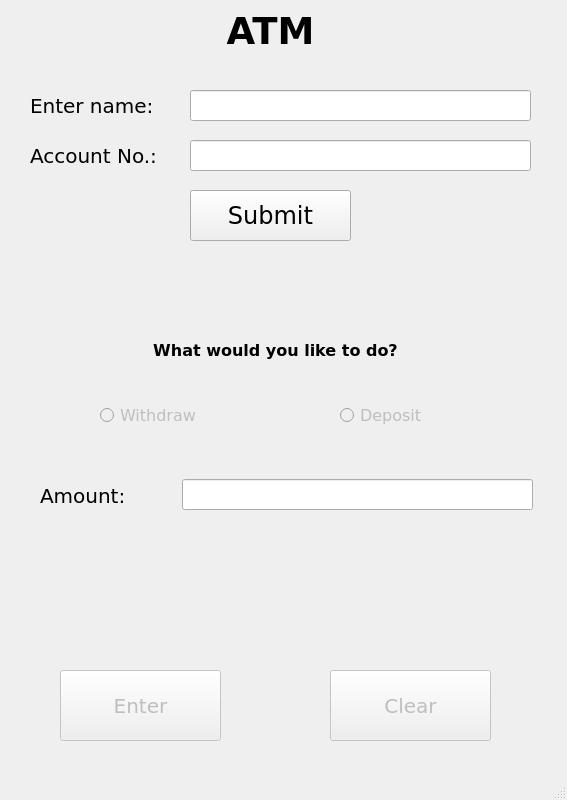
<?xml version="1.0" encoding="UTF-8"?>
<ui version="4.0">
 <class>MainWindow</class>
 <widget class="QMainWindow" name="MainWindow">
  <property name="geometry">
   <rect>
    <x>0</x>
    <y>0</y>
    <width>567</width>
    <height>800</height>
   </rect>
  </property>
  <property name="minimumSize">
   <size>
    <width>567</width>
    <height>800</height>
   </size>
  </property>
  <property name="maximumSize">
   <size>
    <width>567</width>
    <height>800</height>
   </size>
  </property>
  <property name="font">
   <font>
    <pointsize>8</pointsize>
   </font>
  </property>
  <property name="windowTitle">
   <string>ATM Window</string>
  </property>
  <widget class="QWidget" name="centralwidget">
   <widget class="QLabel" name="label_header">
    <property name="geometry">
     <rect>
      <x>200</x>
      <y>0</y>
      <width>141</width>
      <height>61</height>
     </rect>
    </property>
    <property name="font">
     <font>
      <family>Verdana</family>
      <pointsize>28</pointsize>
      <weight>75</weight>
      <bold>true</bold>
     </font>
    </property>
    <property name="text">
     <string>ATM</string>
    </property>
    <property name="alignment">
     <set>Qt::AlignCenter</set>
    </property>
   </widget>
   <widget class="QLineEdit" name="entry_name">
    <property name="geometry">
     <rect>
      <x>190</x>
      <y>90</y>
      <width>341</width>
      <height>31</height>
     </rect>
    </property>
   </widget>
   <widget class="QLabel" name="label_name">
    <property name="geometry">
     <rect>
      <x>30</x>
      <y>90</y>
      <width>131</width>
      <height>31</height>
     </rect>
    </property>
    <property name="font">
     <font>
      <family>Verdana</family>
      <pointsize>15</pointsize>
     </font>
    </property>
    <property name="text">
     <string>Enter name:</string>
    </property>
   </widget>
   <widget class="QPushButton" name="button_name">
    <property name="geometry">
     <rect>
      <x>190</x>
      <y>190</y>
      <width>161</width>
      <height>51</height>
     </rect>
    </property>
    <property name="font">
     <font>
      <family>Verdana</family>
      <pointsize>18</pointsize>
     </font>
    </property>
    <property name="text">
     <string>Submit</string>
    </property>
   </widget>
   <widget class="QLabel" name="label_name_output">
    <property name="geometry">
     <rect>
      <x>90</x>
      <y>250</y>
      <width>401</width>
      <height>81</height>
     </rect>
    </property>
    <property name="font">
     <font>
      <family>Verdana</family>
      <pointsize>12</pointsize>
     </font>
    </property>
    <property name="text">
     <string/>
    </property>
    <property name="alignment">
     <set>Qt::AlignCenter</set>
    </property>
   </widget>
   <widget class="QLabel" name="label_option">
    <property name="geometry">
     <rect>
      <x>140</x>
      <y>320</y>
      <width>271</width>
      <height>61</height>
     </rect>
    </property>
    <property name="font">
     <font>
      <family>Verdana</family>
      <pointsize>12</pointsize>
      <weight>75</weight>
      <bold>true</bold>
     </font>
    </property>
    <property name="text">
     <string>What would you like to do?</string>
    </property>
    <property name="alignment">
     <set>Qt::AlignCenter</set>
    </property>
   </widget>
   <widget class="QRadioButton" name="radio_withdraw">
    <property name="enabled">
     <bool>false</bool>
    </property>
    <property name="geometry">
     <rect>
      <x>100</x>
      <y>400</y>
      <width>111</width>
      <height>31</height>
     </rect>
    </property>
    <property name="font">
     <font>
      <family>Verdana</family>
      <pointsize>12</pointsize>
     </font>
    </property>
    <property name="text">
     <string>Withdraw</string>
    </property>
    <property name="checkable">
     <bool>true</bool>
    </property>
    <attribute name="buttonGroup">
     <string notr="true">buttonGroup</string>
    </attribute>
   </widget>
   <widget class="QRadioButton" name="radio_deposit">
    <property name="enabled">
     <bool>false</bool>
    </property>
    <property name="geometry">
     <rect>
      <x>340</x>
      <y>400</y>
      <width>121</width>
      <height>31</height>
     </rect>
    </property>
    <property name="font">
     <font>
      <family>Verdana</family>
      <pointsize>12</pointsize>
     </font>
    </property>
    <property name="text">
     <string>Deposit</string>
    </property>
    <property name="checkable">
     <bool>true</bool>
    </property>
    <attribute name="buttonGroup">
     <string notr="true">buttonGroup</string>
    </attribute>
   </widget>
   <widget class="QLabel" name="label_amount">
    <property name="geometry">
     <rect>
      <x>40</x>
      <y>480</y>
      <width>111</width>
      <height>31</height>
     </rect>
    </property>
    <property name="font">
     <font>
      <family>Verdana</family>
      <pointsize>15</pointsize>
     </font>
    </property>
    <property name="text">
     <string>Amount:</string>
    </property>
   </widget>
   <widget class="QLineEdit" name="entry_amount">
    <property name="geometry">
     <rect>
      <x>182</x>
      <y>479</y>
      <width>351</width>
      <height>31</height>
     </rect>
    </property>
    <property name="readOnly">
     <bool>true</bool>
    </property>
   </widget>
   <widget class="QPushButton" name="button_enter">
    <property name="enabled">
     <bool>false</bool>
    </property>
    <property name="geometry">
     <rect>
      <x>60</x>
      <y>670</y>
      <width>161</width>
      <height>71</height>
     </rect>
    </property>
    <property name="font">
     <font>
      <family>Verdana</family>
      <pointsize>15</pointsize>
     </font>
    </property>
    <property name="text">
     <string>Enter</string>
    </property>
    <property name="checkable">
     <bool>false</bool>
    </property>
   </widget>
   <widget class="QPushButton" name="button_clear">
    <property name="enabled">
     <bool>false</bool>
    </property>
    <property name="geometry">
     <rect>
      <x>330</x>
      <y>670</y>
      <width>161</width>
      <height>71</height>
     </rect>
    </property>
    <property name="font">
     <font>
      <family>Verdana</family>
      <pointsize>15</pointsize>
     </font>
    </property>
    <property name="text">
     <string>Clear</string>
    </property>
   </widget>
   <widget class="QLabel" name="label_amount_output">
    <property name="geometry">
     <rect>
      <x>96</x>
      <y>543</y>
      <width>351</width>
      <height>101</height>
     </rect>
    </property>
    <property name="font">
     <font>
      <family>Verdana</family>
      <pointsize>11</pointsize>
     </font>
    </property>
    <property name="text">
     <string/>
    </property>
   </widget>
   <widget class="QLineEdit" name="entry_accountNum">
    <property name="geometry">
     <rect>
      <x>190</x>
      <y>140</y>
      <width>341</width>
      <height>31</height>
     </rect>
    </property>
    <property name="text">
     <string/>
    </property>
   </widget>
   <widget class="QLabel" name="label_name_2">
    <property name="geometry">
     <rect>
      <x>30</x>
      <y>140</y>
      <width>131</width>
      <height>31</height>
     </rect>
    </property>
    <property name="font">
     <font>
      <family>Verdana</family>
      <pointsize>15</pointsize>
     </font>
    </property>
    <property name="text">
     <string>Account No.:</string>
    </property>
   </widget>
  </widget>
  <widget class="QMenuBar" name="menubar">
   <property name="geometry">
    <rect>
     <x>0</x>
     <y>0</y>
     <width>567</width>
     <height>21</height>
    </rect>
   </property>
  </widget>
  <widget class="QStatusBar" name="statusbar"/>
 </widget>
 <resources/>
 <connections/>
 <buttongroups>
  <buttongroup name="buttonGroup"/>
 </buttongroups>
</ui>
